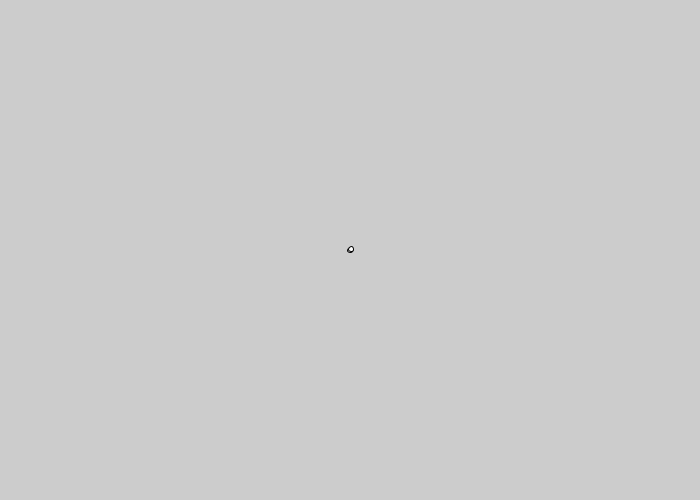
Frame 1 (no input)
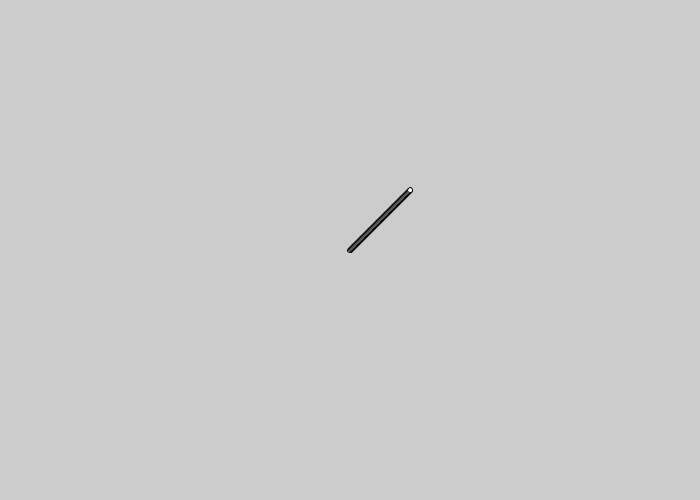
Frame 60 (the mouse pressed at the canvas centre just before this capture)
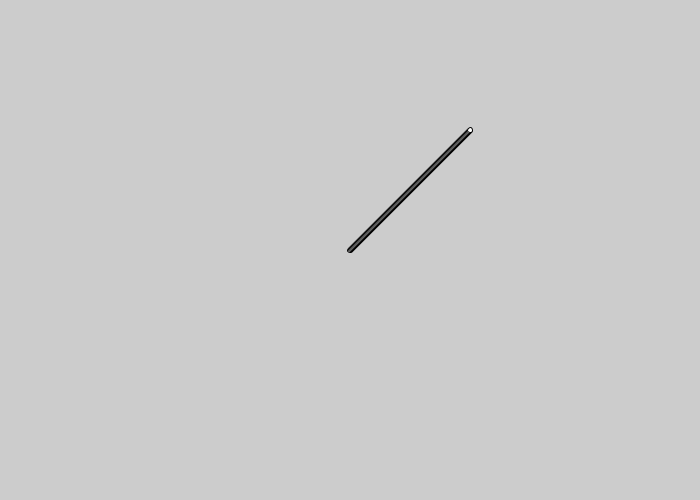
Frame 120 (the mouse held since frame 60 and released just before this capture)

The Processing sketch that drew these frames (run headless with seeded random() and noise(); from frame 60 on, the mouse is pressed at the canvas centre):

// Processing sketch: CreateBall
// ── CreateBall.pde
//Global Variables
float ballStartPositionX; // displayWidth
float ballStartPositionY; // displayHeight
float ballSize ; // displayWidth
int ballMoveX; // Declaration
int ballMoveY; // Declaration

void setup() {
  size (700, 500); // fullScreen(); Cannot Teach with fullScreen()
  ballStartPositionX = width*1/2; // displayWidth
  ballStartPositionY = height*1/2; // displayHeight
  ballSize = width*1/128; // displayWidth
  ballMoveX = int (ballStartPositionX); //Populate, Example of Casting
  ballMoveY = int (ballStartPositionY); //Populate, Example of Casting

  // Create a Ball, start position 
  ellipse (ballStartPositionX, ballStartPositionY, ballSize, ballSize);
}

void draw () {
  // Move the Ball
  println ("X Start:", ballStartPositionX, "Y Start:", ballStartPositionY);
  println ("X Move:", ballMoveX, "Y Move:", ballMoveY);
  ballMoveX += 1; // Progression of ballMoveX=ballMoveX+1 to ballMoveX=+1 to ... 
  ballMoveY -= 1; //What is the difference in these lines
  println ("X Move:", ballMoveX);
  println ("Y Move :", ballMoveY);
  // Moved Position
  ellipse (ballMoveX, ballMoveY, ballSize, ballSize);
  //Image retains shawdows and ball doesn't bounce
} 
